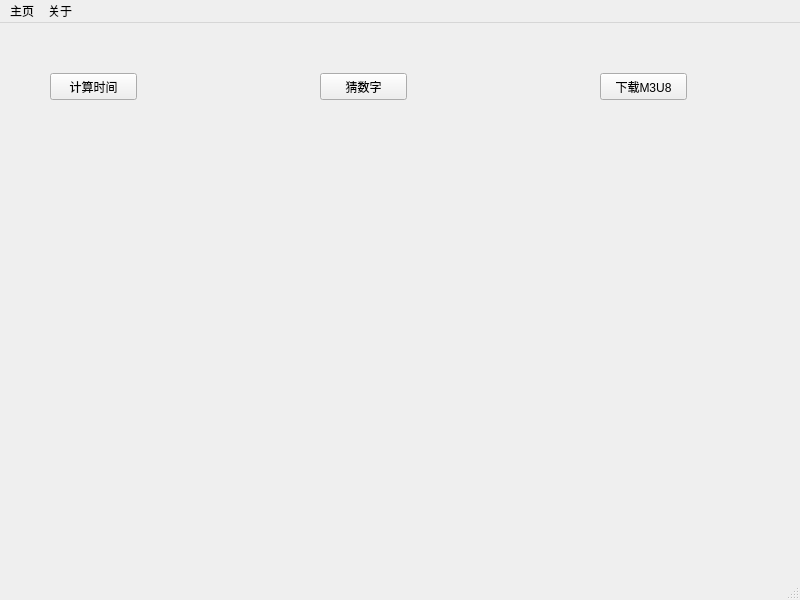
<?xml version="1.0" encoding="UTF-8"?>
<ui version="4.0">
 <class>MainWindow</class>
 <widget class="QMainWindow" name="MainWindow">
  <property name="geometry">
   <rect>
    <x>0</x>
    <y>0</y>
    <width>800</width>
    <height>600</height>
   </rect>
  </property>
  <property name="windowTitle">
   <string>工具箱</string>
  </property>
  <widget class="QWidget" name="centralwidget">
   <widget class="QPushButton" name="computeDayButton">
    <property name="geometry">
     <rect>
      <x>50</x>
      <y>50</y>
      <width>87</width>
      <height>27</height>
     </rect>
    </property>
    <property name="text">
     <string>计算时间</string>
    </property>
   </widget>
   <widget class="QPushButton" name="guessNumberButton">
    <property name="geometry">
     <rect>
      <x>320</x>
      <y>50</y>
      <width>87</width>
      <height>27</height>
     </rect>
    </property>
    <property name="text">
     <string>猜数字</string>
    </property>
   </widget>
   <widget class="QPushButton" name="downloadM3u8Button">
    <property name="geometry">
     <rect>
      <x>600</x>
      <y>50</y>
      <width>87</width>
      <height>27</height>
     </rect>
    </property>
    <property name="text">
     <string>下载M3U8</string>
    </property>
   </widget>
  </widget>
  <widget class="QMenuBar" name="menubar">
   <property name="geometry">
    <rect>
     <x>0</x>
     <y>0</y>
     <width>800</width>
     <height>25</height>
    </rect>
   </property>
   <widget class="QMenu" name="menu">
    <property name="title">
     <string>主页</string>
    </property>
   </widget>
   <widget class="QMenu" name="menu_2">
    <property name="title">
     <string>关于</string>
    </property>
    <addaction name="actionAbout"/>
   </widget>
   <addaction name="menu"/>
   <addaction name="menu_2"/>
  </widget>
  <widget class="QStatusBar" name="statusbar"/>
  <action name="actionAbout">
   <property name="text">
    <string>About</string>
   </property>
  </action>
 </widget>
 <resources/>
 <connections/>
</ui>
